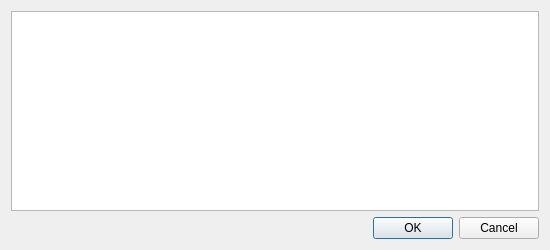
<?xml version="1.0" encoding="UTF-8"?>
<ui version="4.0">
 <class>SegmentsDialog</class>
 <widget class="QDialog" name="SegmentsDialog">
  <property name="geometry">
   <rect>
    <x>0</x>
    <y>0</y>
    <width>550</width>
    <height>250</height>
   </rect>
  </property>
  <property name="windowTitle">
   <string>Segment Table</string>
  </property>
  <layout class="QVBoxLayout" name="verticalLayout">
   <item>
    <widget class="QTableView" name="segmentTable">
     <property name="editTriggers">
      <set>QAbstractItemView::NoEditTriggers</set>
     </property>
     <property name="selectionBehavior">
      <enum>QAbstractItemView::SelectRows</enum>
     </property>
     <attribute name="horizontalHeaderStretchLastSection">
      <bool>true</bool>
     </attribute>
     <attribute name="verticalHeaderVisible">
      <bool>false</bool>
     </attribute>
    </widget>
   </item>
   <item>
    <widget class="QDialogButtonBox" name="buttonBox">
     <property name="orientation">
      <enum>Qt::Horizontal</enum>
     </property>
     <property name="standardButtons">
      <set>QDialogButtonBox::Cancel|QDialogButtonBox::Ok</set>
     </property>
    </widget>
   </item>
  </layout>
 </widget>
 <resources/>
 <connections>
  <connection>
   <sender>buttonBox</sender>
   <signal>accepted()</signal>
   <receiver>SegmentsDialog</receiver>
   <slot>accept()</slot>
   <hints>
    <hint type="sourcelabel">
     <x>248</x>
     <y>254</y>
    </hint>
    <hint type="destinationlabel">
     <x>157</x>
     <y>274</y>
    </hint>
   </hints>
  </connection>
  <connection>
   <sender>buttonBox</sender>
   <signal>rejected()</signal>
   <receiver>SegmentsDialog</receiver>
   <slot>reject()</slot>
   <hints>
    <hint type="sourcelabel">
     <x>316</x>
     <y>260</y>
    </hint>
    <hint type="destinationlabel">
     <x>286</x>
     <y>274</y>
    </hint>
   </hints>
  </connection>
 </connections>
</ui>
